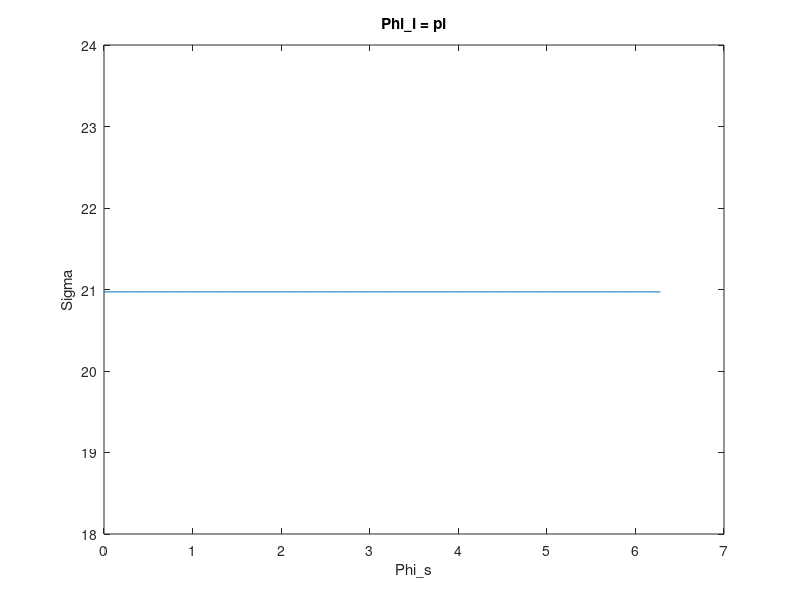

The MATLAB script that drew this image:
clear;clc
n = input('Input the number of delta C\n');
e = 2.7183;          %自然对数
gamma = 1.78107;     %欧拉常数
eta = 120*pi;        %真空中的波阻抗
lambda = 1;          %波长
k = 2*pi / lambda;   %波数
phi_i = 0;           %入射角度
phi_s = pi;          %散射角度
%散射截面sigma定义为宽度（三维中为面积）与散射电场强度与入射电场强度比值平方的乘积
%每个lmn表示由在（xn，yn）点的函数fn，在（xm，ym）点产生的场E
%lmn可以利用（3-24）计算
%当m点远离n点时，可以用（3-12）代替（3-24）而不太影响精确度

%定义点选配坐标点,y轴为长轴，2*lambda，x轴为短轴，lambda/2
a = 2*lambda;
b = lambda/2;
pos = zeros(n+1,2);
pos(:,1) = b*cos(0:2*pi/n:2*pi);
pos(:,2) = a*sin(0:2*pi/n:2*pi);
for i = 1:n
    %确定每段的中点跟长度
    xm(i) = (pos(i,1) + pos(i+1,1))/2;
    ym(i) = (pos(i,2) + pos(i+1,2))/2;
    delta_c(i) = sqrt((pos(i,1) - pos(i+1,1))^2 + (pos(i,2) - pos(i+1,2))^2);
end
%默认i，j都是表示复数的虚部，所以只能把上下标改成index_i跟index_j了
lmn = zeros(n);
zmn = zeros(n);
gm = zeros(1,n);
vim = zeros(1,n);
vsn = zeros(1,n);
for index_i = 1:n
    for index_j = 1:n
        if index_i == index_j
            lmn(index_i,index_j) = eta/4*k*(1 - j*2/pi*log(gamma*k*delta_c(index_j)/(4*e)));
        else
            lmn(index_i,index_j) = eta/4*k*delta_c(index_j)*besselh(0,2,k*sqrt((xm(index_j)-xm(index_i))^2 + (ym(index_j)-ym(index_i))^2));
        end
        zmn(index_i,index_j) = delta_c(index_j) * lmn(index_i,index_j);
    end
    gm(index_i) = exp(j*k*(xm(index_i)*cos(phi_i)+ym(index_i)*sin(phi_i)));
    vim(index_i) = delta_c(index_i) * exp(j*k*(xm(index_i)*cos(phi_i)+ym(index_i)*sin(phi_i)));
    vsn(index_i) = delta_c(index_i) * exp(j*k*(xm(index_i)*cos(phi_i)+ym(index_i)*sin(phi_i)));
end

alpha = lmn\gm';
sigma = k*eta^2/4 * abs(( vsn*inv(zmn)*vim' ))^2;

% 加上`for`循环计算散射截面 $\sigma$ 
flag = 1
for phi_s = 0:pi/20:2*pi;
	...
	sigma(flag) = k*eta^2/4 * abs(( vsn*inv(zmn)*vim' ))^2;
	flag = flag + 1;
end
l = 0:pi/20:2*pi;
plot(l,sigma);
xlabel('Phi\_s');
ylabel('Sigma');
title('Phi\_i = pi');
